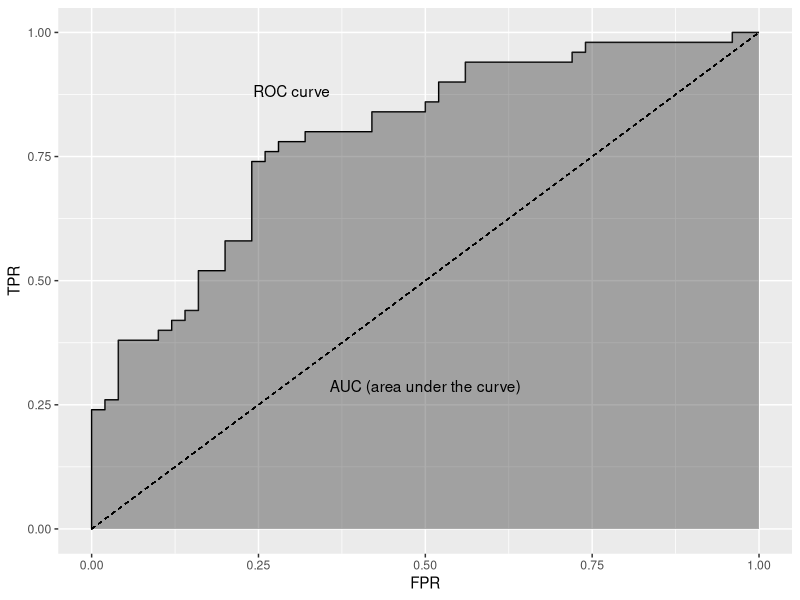
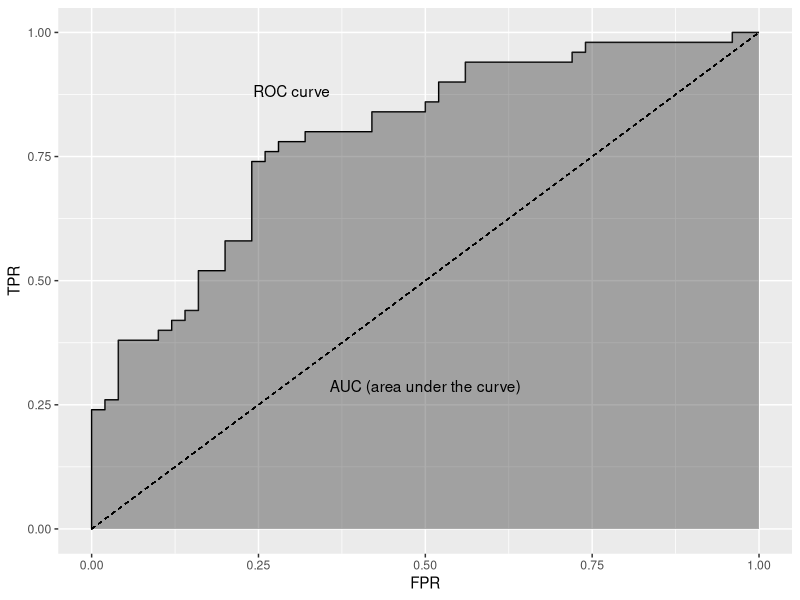

Write the R code that produced these figures, in order.
# load some data, fit a logistic regression classifier
data(iris)
versicolor_virginica <- iris[iris$Species != "setosa", ]
logistic_reg_fit <- glm(Species ~ Sepal.Width + Sepal.Length,
                        data = versicolor_virginica,
                        family = "binomial")
y <- ifelse(versicolor_virginica$Species == "versicolor", 0, 1)
y_pred <- logistic_reg_fit$fitted.values

# get TPR and FPR at different values of the decision threshold
threshold <- seq(0, 1, length = 1000)
FPR <- sapply(threshold,
  function(thresh) {
    sum(y_pred >= thresh & y != 1) / sum(y != 1)
  })
TPR <- sapply(threshold,
  function(thresh) {
    sum(y_pred >= thresh & y == 1) / sum(y == 1)
  })

# plot an ROC curve

library(tidyverse)

FPR_TPR_df <- data_frame(FPR, TPR) %>%
  group_by(FPR) %>% summarize(TPR = max(TPR)) %>% tbl_df()
df_areaStep <- bind_rows(old = FPR_TPR_df,
                         new = mutate(FPR_TPR_df, TPR = lag(TPR, default = 0)),
                         .id = "source") %>%
               arrange(FPR, source)
text_df <- data.frame(
  x = c(0.3, 0.5),
  y = c(0.87, 0.3),
  text = c("ROC curve", "AUC (area under the curve)")
)

data_frame(FPR = c(0), TPR = c(0)) %>%
  bind_rows(FPR_TPR_df) %>%
  ggplot(aes(FPR, TPR)) + geom_step() +
    geom_ribbon(aes(x = FPR, ymin = 0, ymax = TPR), data = df_areaStep, alpha = 0.4) +
    geom_segment(aes(x = 0, y = 0, xend = 1, yend = 1), linetype = 2, size = 0.3) +
    geom_text(aes(x = x, y = y, label = text), data = text_df,
              vjust = "outward")

ggsave("../img/20180211-SPIE-Medical-Imaging/AUC.png")
